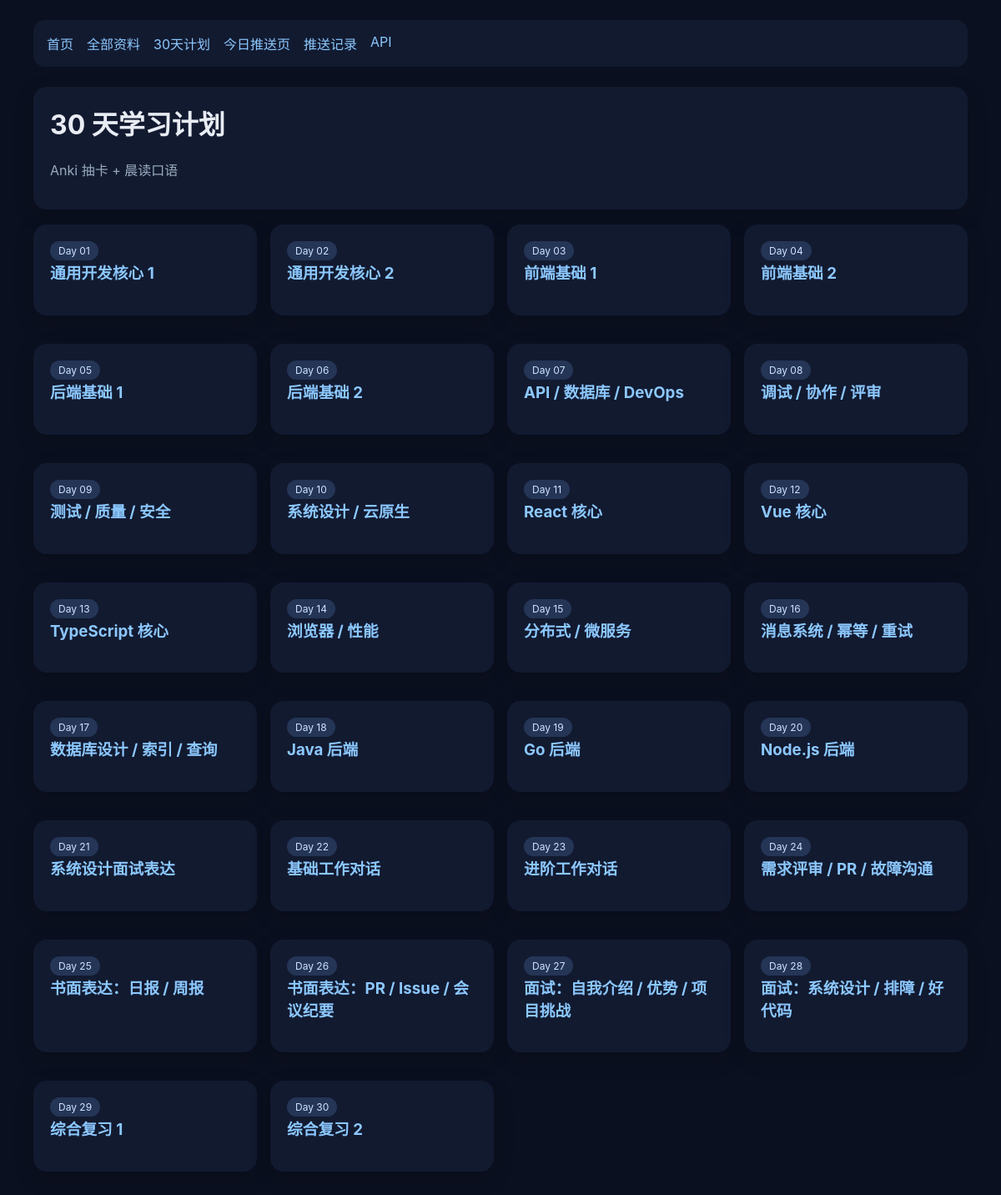
The page /days on the database its author committed.
### tables this page shows
CREATE TABLE days (
            id INTEGER PRIMARY KEY AUTOINCREMENT,
            day_number INTEGER NOT NULL UNIQUE,
            theme TEXT NOT NULL,
            anki_path TEXT NOT NULL,
            speaking_path TEXT NOT NULL,
            anki_content TEXT NOT NULL,
            speaking_content TEXT NOT NULL
        );

### app.py (the view)
@app.route("/days")
def days() -> str:
    conn = get_conn()
    rows = conn.execute(
        "SELECT day_number, theme FROM days ORDER BY day_number"
    ).fetchall()
    conn.close()
    return render_template("days.html", title="30天计划", days=rows)

### app.py (called while the page is built)
def get_conn() -> sqlite3.Connection:
    conn = sqlite3.connect(DB_PATH)
    conn.row_factory = sqlite3.Row
    return conn

### templates/days.html
{% extends 'base.html' %}
{% block content %}
<div class="card">
  <h1>30 天学习计划</h1>
  <p class="muted">Anki 抽卡 + 晨读口语</p>
</div>
<div class="grid">
  {% for day in days %}
  <div class="card">
    <span class="badge">Day {{ '%02d'|format(day.day_number) }}</span>
    <h3><a href="/day/{{ day.day_number }}">{{ day.theme }}</a></h3>
  </div>
  {% endfor %}
</div>
{% endblock %}

### templates/base.html (style rules this page uses)
:root { color-scheme: light dark; }
body { margin: 0; font-family: -apple-system, BlinkMacSystemFont, "Segoe UI", sans-serif; background: #0b1020; color: #e8ecf3; }
a { color: #8cc8ff; text-decoration: none; }
.card { background: #121a30; border-radius: 16px; padding: 20px; margin-bottom: 18px; box-shadow: 0 8px 24px rgba(0,0,0,.18); }
.grid { display: grid; grid-template-columns: repeat(auto-fit, minmax(250px, 1fr)); gap: 16px; }
.muted { color: #9aacbf; }
.badge { display: inline-block; padding: 4px 10px; border-radius: 999px; background: #243556; color: #cfe4ff; font-size: 12px; }
h1,h2,h3 { margin-top: 0; }

### rows shown on the page
days: day_number "01", theme "通用开发核心 1"
days: day_number "02", theme "通用开发核心 2"
days: day_number "03", theme "前端基础 1"
days: day_number "04", theme "前端基础 2"
days: day_number "05", theme "后端基础 1"
days: day_number "06", theme "后端基础 2"
days: day_number "07", theme "API / 数据库 / DevOps"
days: day_number "08", theme "调试 / 协作 / 评审"
days: day_number "09", theme "测试 / 质量 / 安全"
days: day_number "10", theme "系统设计 / 云原生"
days: day_number "11", theme "React 核心"
days: day_number "12", theme "Vue 核心"
days: day_number "13", theme "TypeScript 核心"
days: day_number "14", theme "浏览器 / 性能"
days: day_number "15", theme "分布式 / 微服务"
days: day_number "16", theme "消息系统 / 幂等 / 重试"
days: day_number "17", theme "数据库设计 / 索引 / 查询"
days: day_number "18", theme "Java 后端"
days: day_number "19", theme "Go 后端"
days: day_number "20", theme "Node.js 后端"
days: day_number "21", theme "系统设计面试表达"
days: day_number "22", theme "基础工作对话"
days: day_number "23", theme "进阶工作对话"
days: day_number "24", theme "需求评审 / PR / 故障沟通"
days: day_number "25", theme "书面表达：日报 / 周报"
days: day_number "26", theme "书面表达：PR / Issue / 会议纪要"
days: day_number "27", theme "面试：自我介绍 / 优势 / 项目挑战"
days: day_number "28", theme "面试：系统设计 / 排障 / 好代码"
days: day_number "29", theme "综合复习 1"
days: day_number "30", theme "综合复习 2"
